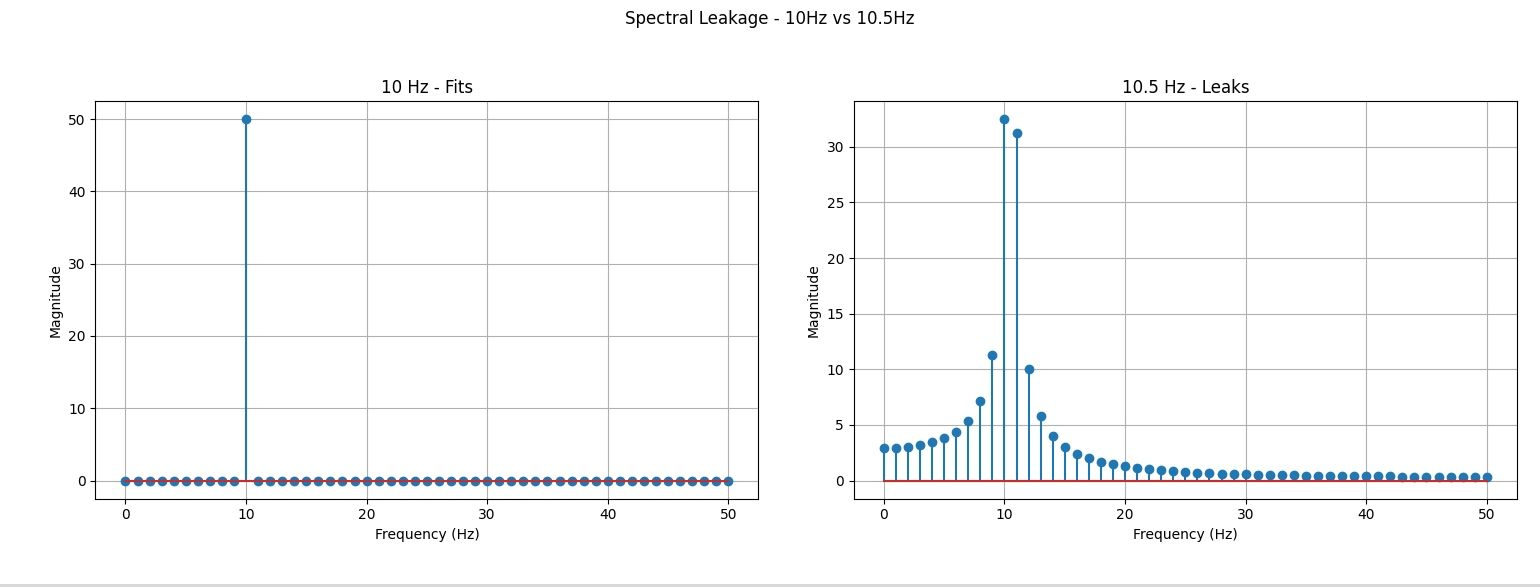

Write the Python code that produced this figure.
import numpy as np
import matplotlib.pyplot as plt

fs = 100
N = 100
t = np.arange(N)/fs

# The 10Hz one fits
x1 = np.sin(2*np.pi*10*t)
# The 10.5 one doesnt fit, this is the one that causes trouble
x2 = np.sin(2*np.pi*10.5*t)

X1 = abs(np.fft.rfft(x1))
X2 = abs(np.fft.rfft(x2))
f = np.fft.rfftfreq(N, 1/fs)

plt.figure(figsize=(10,4))
plt.suptitle("Spectral Leakage - 10Hz vs 10.5Hz")
plt.subplot(1,2,1)
plt.stem(f, X1)
plt.title("10 Hz - Fits")
plt.xlabel("Frequency (Hz)")
plt.ylabel("Magnitude")
plt.grid(True)
plt.subplot(1,2,2)
plt.stem(f, X2)
plt.title("10.5 Hz - Leaks")
plt.xlabel("Frequency (Hz)")
plt.ylabel("Magnitude")
plt.grid(True)
plt.tight_layout()
plt.savefig("leakage_10_vs_10p5.png")
plt.show()
